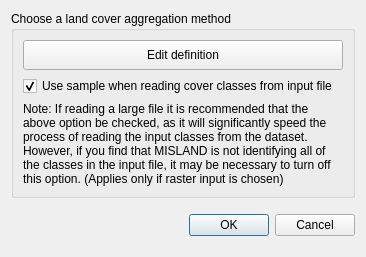
<?xml version="1.0" encoding="UTF-8"?>
<ui version="4.0">
 <class>DlgDataIOImportLC</class>
 <widget class="QDialog" name="DlgDataIOImportLC">
  <property name="windowModality">
   <enum>Qt::ApplicationModal</enum>
  </property>
  <property name="geometry">
   <rect>
    <x>0</x>
    <y>0</y>
    <width>366</width>
    <height>257</height>
   </rect>
  </property>
  <property name="sizePolicy">
   <sizepolicy hsizetype="Preferred" vsizetype="Preferred">
    <horstretch>0</horstretch>
    <verstretch>0</verstretch>
   </sizepolicy>
  </property>
  <property name="windowTitle">
   <string>Load a Custom Land Cover Dataset</string>
  </property>
  <property name="modal">
   <bool>true</bool>
  </property>
  <layout class="QVBoxLayout" name="verticalLayout">
   <item>
    <widget class="QGroupBox" name="groupBox_lc_agg">
     <property name="enabled">
      <bool>true</bool>
     </property>
     <property name="sizePolicy">
      <sizepolicy hsizetype="Preferred" vsizetype="Minimum">
       <horstretch>0</horstretch>
       <verstretch>0</verstretch>
      </sizepolicy>
     </property>
     <property name="title">
      <string>Choose a land cover aggregation method</string>
     </property>
     <layout class="QVBoxLayout" name="verticalLayout_2">
      <item>
       <widget class="QPushButton" name="btn_agg_edit_def">
        <property name="enabled">
         <bool>true</bool>
        </property>
        <property name="sizePolicy">
         <sizepolicy hsizetype="Expanding" vsizetype="Minimum">
          <horstretch>0</horstretch>
          <verstretch>0</verstretch>
         </sizepolicy>
        </property>
        <property name="minimumSize">
         <size>
          <width>0</width>
          <height>30</height>
         </size>
        </property>
        <property name="maximumSize">
         <size>
          <width>16777215</width>
          <height>16777215</height>
         </size>
        </property>
        <property name="text">
         <string>Edit definition</string>
        </property>
       </widget>
      </item>
      <item>
       <widget class="QCheckBox" name="checkBox_use_sample">
        <property name="enabled">
         <bool>true</bool>
        </property>
        <property name="sizePolicy">
         <sizepolicy hsizetype="Minimum" vsizetype="Minimum">
          <horstretch>0</horstretch>
          <verstretch>0</verstretch>
         </sizepolicy>
        </property>
        <property name="text">
         <string>Use sample when reading cover classes from input file</string>
        </property>
        <property name="checked">
         <bool>true</bool>
        </property>
       </widget>
      </item>
      <item>
       <widget class="QLabel" name="checkBox_use_sample_description">
        <property name="enabled">
         <bool>true</bool>
        </property>
        <property name="sizePolicy">
         <sizepolicy hsizetype="Preferred" vsizetype="Minimum">
          <horstretch>0</horstretch>
          <verstretch>0</verstretch>
         </sizepolicy>
        </property>
        <property name="minimumSize">
         <size>
          <width>0</width>
          <height>0</height>
         </size>
        </property>
        <property name="baseSize">
         <size>
          <width>0</width>
          <height>0</height>
         </size>
        </property>
        <property name="text">
         <string>Note: If reading a large file it is recommended that the above option be checked, as it will significantly speed the process of reading the input classes from the dataset. However, if you find that MISLAND is not identifying all of the classes in the input file, it may be necessary to turn off this option. (Applies only if raster input is chosen)</string>
        </property>
        <property name="wordWrap">
         <bool>true</bool>
        </property>
       </widget>
      </item>
     </layout>
    </widget>
   </item>
   <item>
    <widget class="QDialogButtonBox" name="btnBox">
     <property name="sizePolicy">
      <sizepolicy hsizetype="Expanding" vsizetype="Minimum">
       <horstretch>0</horstretch>
       <verstretch>0</verstretch>
      </sizepolicy>
     </property>
     <property name="orientation">
      <enum>Qt::Horizontal</enum>
     </property>
     <property name="standardButtons">
      <set>QDialogButtonBox::Cancel|QDialogButtonBox::Ok</set>
     </property>
    </widget>
   </item>
  </layout>
 </widget>
 <resources/>
 <connections>
  <connection>
   <sender>btnBox</sender>
   <signal>accepted()</signal>
   <receiver>DlgDataIOImportLC</receiver>
   <slot>accept()</slot>
   <hints>
    <hint type="sourcelabel">
     <x>248</x>
     <y>254</y>
    </hint>
    <hint type="destinationlabel">
     <x>157</x>
     <y>274</y>
    </hint>
   </hints>
  </connection>
  <connection>
   <sender>btnBox</sender>
   <signal>rejected()</signal>
   <receiver>DlgDataIOImportLC</receiver>
   <slot>reject()</slot>
   <hints>
    <hint type="sourcelabel">
     <x>316</x>
     <y>260</y>
    </hint>
    <hint type="destinationlabel">
     <x>286</x>
     <y>274</y>
    </hint>
   </hints>
  </connection>
 </connections>
</ui>
